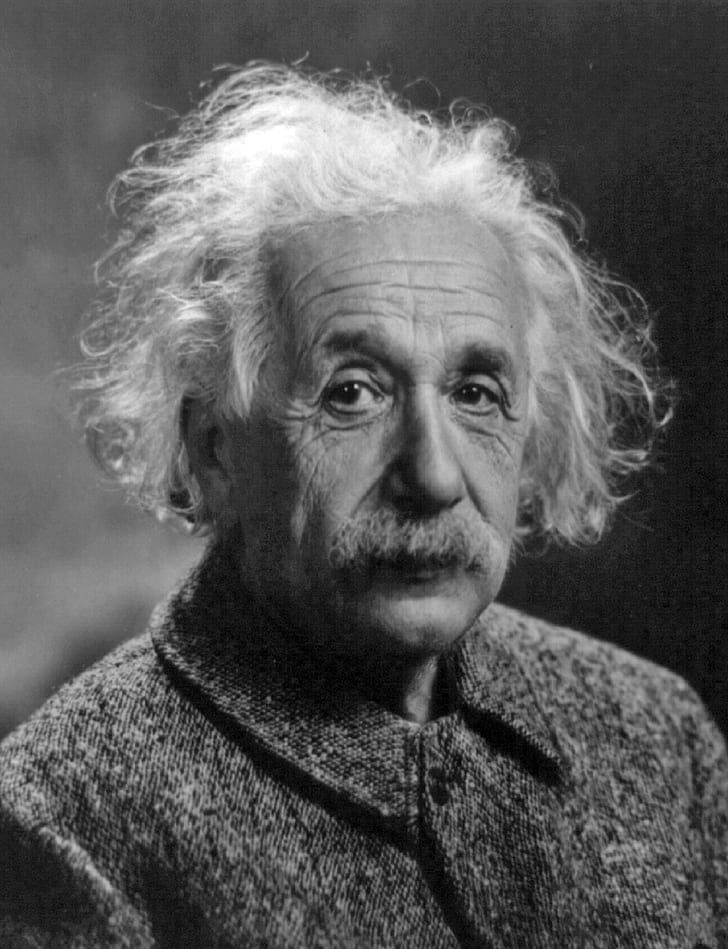
#> input picture data/albert-einstein_gray.jpg, 728 x 949 px, found by its file name
$ python 01-start-working-with-grayscle.py
#> lines starting #> are read from the running program, lines starting #| are printed output that depends on the picture; after the words box and inside, x2 and y2 are one past the last pixel; in counts of white or black regions, pixels touching at a corner belong together
import numpy as np
import matplotlib.pyplot as plt
import cv2

# Part 1
im = np.arange(1000)
print(im.shape)

# add axis in 0th pos and make our img 2d
im = im[np.newaxis, :]
print(im.shape)

# repeat our array n time in axis 0
im = np.repeat(im, 1000, axis=0)

plt.imshow(im, cmap='gray')
plt.show()
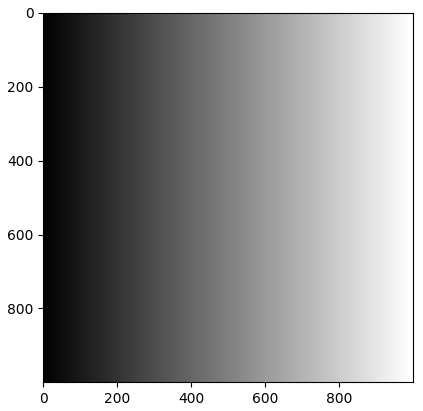
#> figure drawn by matplotlib, 1 panel

print('---------------------------------')

# Part 2
image = plt.imread(r'data\albert-einstein_gray.jpg')
#> image is the input picture: shape (949, 728); min 0, max 255, mean 89.4
# some images are read-only
image_copy = image.copy()
print(image_copy.shape)
#| (949, 728)
print(image_copy.dtype)
#| uint8
plt.imshow(image_copy, cmap='gray')
plt.show()


image_copy[800:, :] = 0
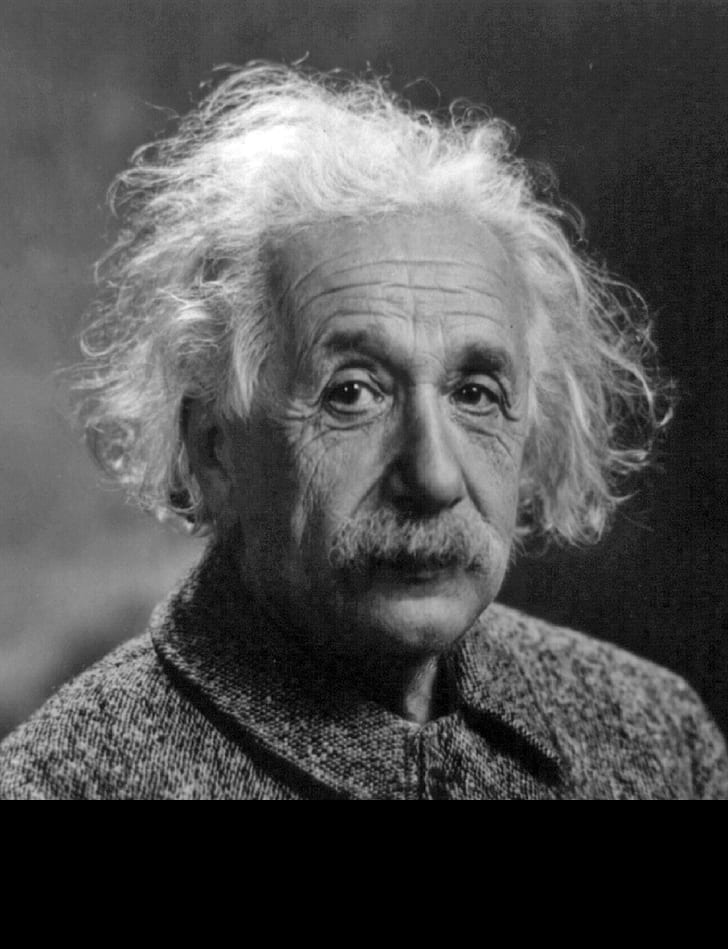
#> image_copy: shape (949, 728); 15.7% of pixels changed, all inside (x1, y1, x2, y2) = (0, 800, 728, 949)
plt.imshow(image_copy, cmap='gray')
plt.show()

# Saving an image
plt.imsave(r'F:\computer-vision-area\practices\data\albert-einstein_gray-02.jpg',
           image_copy, cmap='gray')
